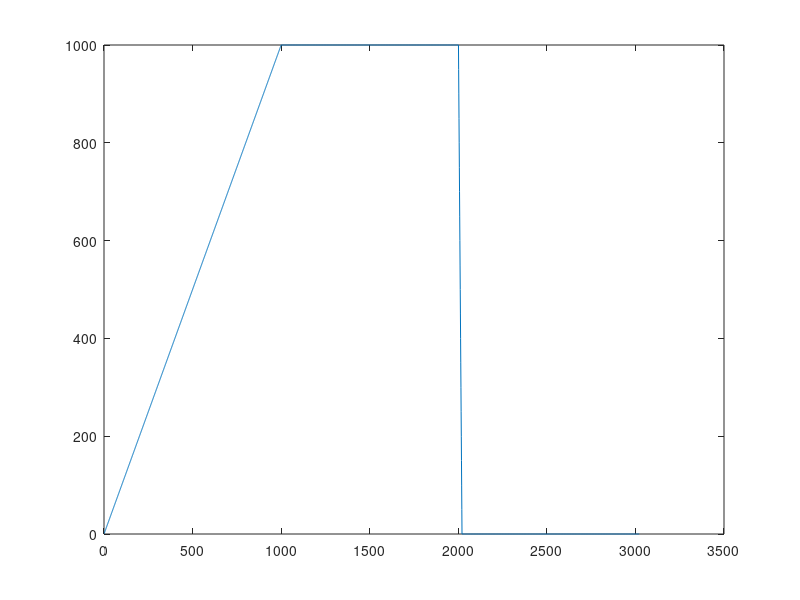

Source code (MATLAB):
%% Uebung 3
a=(1:1000);
b=1000*ones(1,1000);
bx = repelem(1000,1000)
c=(1000:-50:0)
d=zeros(1000,1)
dz = repelem(0,1000)
e=[a b c dz]
f=e;
plot(f);